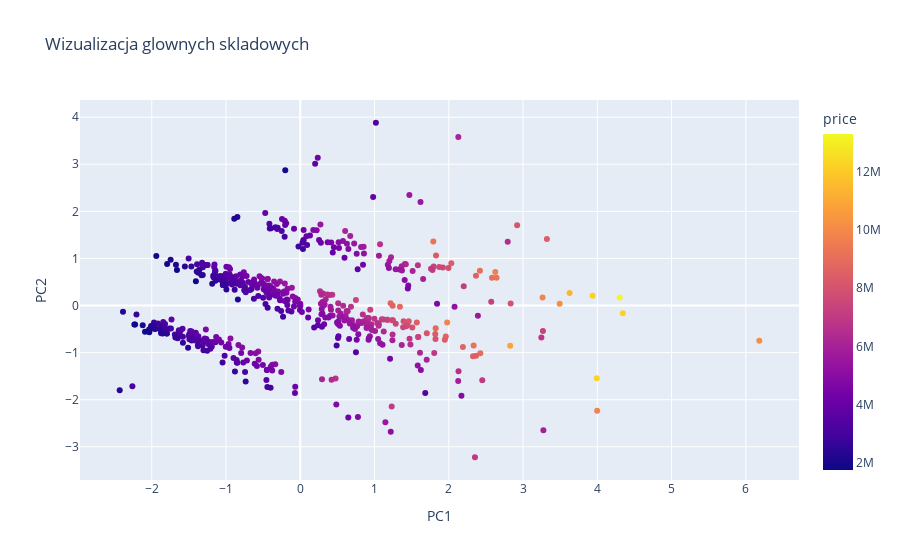

Notebook code for this chart:
### Code cell
fig = px.scatter(df, x='PC1', y='PC2', color='price', title='Wizualizacja glownych skladowych')

fig.show()

### Figure 1 — Plotly figure (JSON) as saved in the notebook; plotly's stock layout.template omitted (floating-point values rounded to 4 significant figures; data arrays with more than 128 entries replaced by an {"elided": "..."} marker saying what was removed)
{"data": [{"hovertemplate": "PC1=%{x}<br>PC2=%{y}<br>price=%{marker.color}<extra></extra>", "legendgroup": "", "marker": {"color": {"elided": "545 int values"}, "coloraxis": "coloraxis", "symbol": "circle"}, "mode": "markers", "name": "", "orientation": "v", "showlegend": false, "type": "scatter", "x": {"elided": "545 float values"}, "xaxis": "x", "y": {"elided": "545 float values"}, "yaxis": "y"}], "layout": {"coloraxis": {"colorbar": {"title": {"text": "price"}}, "colorscale": [[0, "#0d0887"], [0.1111, "#46039f"], [0.2222, "#7201a8"], [0.3333, "#9c179e"], [0.4444, "#bd3786"], [0.5556, "#d8576b"], [0.6667, "#ed7953"], [0.7778, "#fb9f3a"], [0.8889, "#fdca26"], [1, "#f0f921"]]}, "legend": {"tracegroupgap": 0}, "title": {"text": "Wizualizacja glownych skladowych"}, "xaxis": {"anchor": "y", "domain": [0, 1], "title": {"text": "PC1"}}, "yaxis": {"anchor": "x", "domain": [0, 1], "title": {"text": "PC2"}}}}
